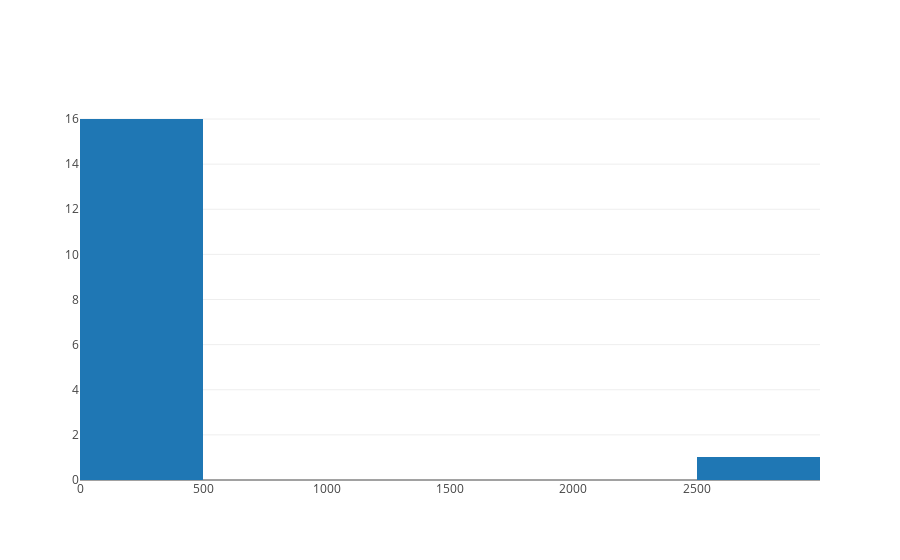

The code cell stored with this chart in its notebook:
### Code cell
data = go.Histogram(x = Lhms[0][0][:,10,5])
iplot([data])

### Figure 1 — Plotly figure (JSON) as saved in the notebook; plotly's stock layout.template omitted (floating-point values rounded to 4 significant figures)
{"data": [{"type": "histogram", "x": [398, 0, 52, 0, 0, 0, 0, 0, 0, 0, 0, 0, 0, 2814, 0, 0, 0]}], "layout": {}}
